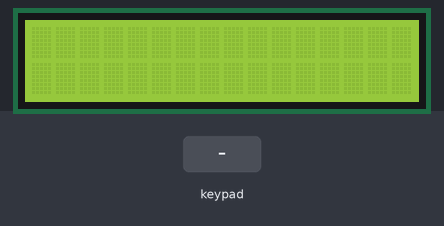
A sketch run on a simulated Arduino Uno, built with avr-gcc and run on an emulated ATmega328P. Shown: 16×2 character LCD. The test bench sets the inputs (shaded band).

Above: at 1.2 s.
1.3 s: keypad keys 7 + 5 = pressed 0.4 s apart
At 3.6 s:
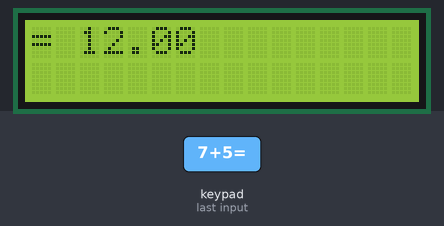
4.4 s: key '1' pressed
At 5.6 s:
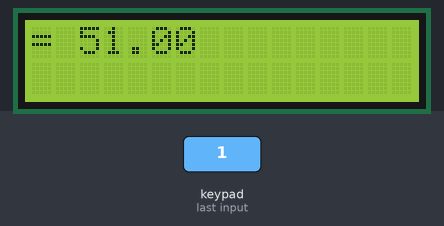
5.9 s: key '2' pressed
At 7.0 s:
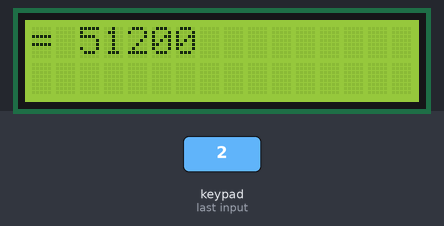
7.4 s: keypad keys 9 8 7 6 pressed 0.4 s apart
At 9.3 s:
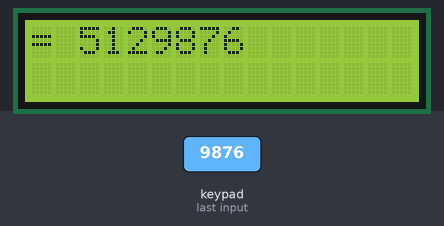
10.5 s: key 'C' pressed
At 11.7 s:
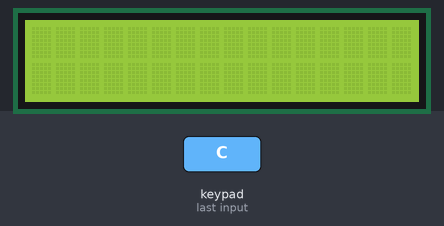
12.0 s: keypad keys 9 8 7 6 * pressed 0.4 s apart
At 14.3 s:
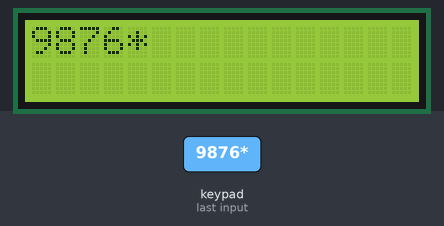
Timing chart, 0 to 15.8 s (numbered marks = the images above; inputs shaded):
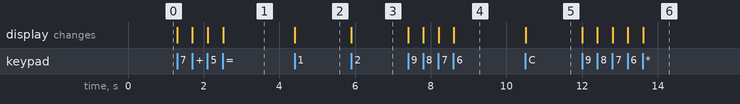

The sketch:

keypad_ve_lcd_hesap_makinesi.ino
```cpp
#include <LiquidCrystal.h>
#include <Keypad.h>

//lcd port
const int /*rs = 7, en = 6,*/ d4 = 10, d5 = 11, d6 = 12, d7 = 13;
LiquidCrystal lcd(A0, A1, d4, d5, d6, d7);

//keyboard
const byte ROWS = 4;
const byte COLUMN = 4;
char key;
boolean final = false;
boolean presentValue = false;
String num1, num2;
char keys [ROWS] [COLUMN] = {
  {'1', '2', '3', '+'},
  {'4', '5', '6', '-'},
  {'7', '8', '9', 'C'},
  {'*', '0', '/', '='}
};

byte rowpins[ROWS] = {9, 8, 7, 6};
byte colpins[COLUMN] = {5, 4, 3, 2};
char op;
float answer = 0;

Keypad islem_pad = Keypad(makeKeymap(keys), rowpins, colpins, ROWS, COLUMN);

void setup() {
  Serial.begin(9600);
  lcd.begin(16, 2);
}

void loop() {
 key = islem_pad.getKey();

   if(key != NO_KEY && (key == '1' || key == '2' || key == '3' || key == '4' || key == '5' || key == '6' || key == '7' || key == '8'  || key == '9' || key == '0')) {

   if(presentValue != true) {
    num1 = num1 + key;
    int numLength = num1.length();
    lcd.setCursor(0, 0);
    lcd.print(num1);
   } else {
    num2 = num2 + key;
    int numlength2 = num2.length();
    int numLength = num1.length();
    lcd.setCursor(1 + numLength, 0);
    lcd.print(num2);
    final = true;
   }

 } else if(presentValue == false && key != NO_KEY && (key == '/' || key == '*' || key == '-' || key == '+')) {

     lcd.setCursor(num1.length(), 0);
     presentValue = true;
     op = key;
     lcd.print(op);

 } else if(final == true && key != NO_KEY & key == '=') {

     if(op == '+') {
        answer = num1.toInt() + num2.toInt();
     } else if(op == '-') {

        answer = num1.toInt() - num2.toInt();

     } else if(op == '*') {
        answer = num1.toInt() * num2.toInt();
     } else if(op == '/') {
        answer = num2.toFloat() / num1.toFloat();
     }

     lcd.clear();
     lcd.setCursor(0,0);
     lcd.print("= ");
     lcd.print(answer);

 } else if(key != NO_KEY && key == 'C') {
  lcd.clear();
  final = false;
  presentValue = false;
  num1 = "";
  num2 = "";
  op = ' ';
  answer = 0;
 }
}
```

Measured:
- after the input at 1.3 s, the display: first changes at once (image 1 shows a later state)
- after the input at 4.4 s, the display: changes at once (image 2)
- after the input at 5.9 s, the display: changes at once (image 3)
- after the input at 7.4 s, the display: first changes at once (image 4 shows a later state)
- after the input at 10.5 s, the display: changes at once (image 5)
- after the input at 12.0 s, the display: first changes at once (image 6 shows a later state)
